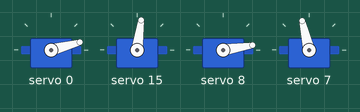
This sketch was run on a simulated Arduino Uno, built with avr-gcc and run on an emulated ATmega328P. Shown: 4 × servo. What the sketch prints to the serial monitor is not drawn.

Above: at 2.15 s.
At 3.2 s:
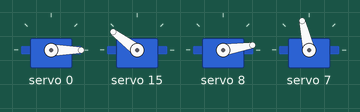
At 4.25 s:
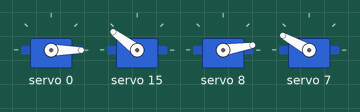
At 5.3 s:
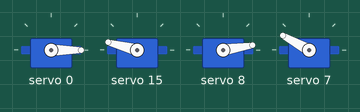
At 6.4 s:
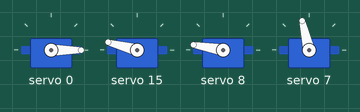
At 10.7 s:
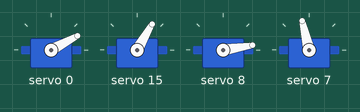
Timing chart, 0 to 13.3 s (numbered marks = the images above):
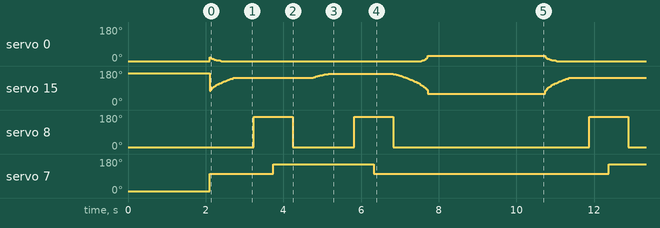

Measured:
- by itself, servo 8: repeats every 8.6 s: 9° 1.6 s, 170° 1.0 s, 9° 5.0 s, 170° 1.0 s
- by itself, servo 7: repeats every 8.6 s: 151° 2.6 s, 103° 6.1 s
- by itself, servo 0: repeats every 8.6 s: 15° 0.02 s, 13° 0.02 s, 11° 0.02 s, 9° 0.02 s, 7° 0.02 s, 6° 0.02 s, 5° 0.02 s, 4° 0.02 s, 3° 0.05 s, 1° 0.02 s, 0° 5.2 s, 1° 0.02 s, 3° 0.02 s, 5° 0.02 s, 7° 0.02 s, 10° 0.02 s, 14° 0.02 s, 18° 0.02 s, 28° 3.0 s, 19° 0.02 s

The sketch:

Servo_Driver_code.ino
```cpp
#include <Wire.h>
#include <Adafruit_PWMServoDriver.h>
#include <math.h>

// ==========================================
// USER CONFIGURATION SECTION
// ==========================================

// 1. ARM LENGTHS
const float L1 = 11.0;
const float L2 = 13.0;

// 2. SERVO CALIBRATION
// Offsets remain same to keep your workspace valid
const int OFFSET_BASE   = 45;
const int OFFSET_ELBOW  = 90;

// 3. PIN DEFINITIONS
const int PIN_BASE    = 0;  // 35kg Digital
const int PIN_ELBOW   = 15; // 35kg Digital
const int PIN_Z_AXIS  = 8;  // MG90s
const int PIN_GRIPPER = 7;  // MG90s

// 4. SERVO SETTINGS
#define SERVO_FREQ 50
#define DIG_MIN 102
#define DIG_MAX 512
#define MG_MIN  130
#define MG_MAX  490

Adafruit_PWMServoDriver pwm = Adafruit_PWMServoDriver();

// Global variables
float currentX = L1 + L2;
float currentY = 0;

void setup() {
  Serial.begin(9600);
  Serial.println("SCARA Robot Initializing...");

  if (L1 == 0 || L2 == 0) {
    while(1);
  }

  pwm.begin();
  pwm.setOscillatorFrequency(27000000);
  pwm.setPWMFreq(SERVO_FREQ);

  delay(100);

  // --- CUSTOM HOME POSITION (0, 240) ---
  Serial.println("Moving to Custom Home (Base:0, Middle:240)...");

  // Directly drive servos to your requested angles
  // This bypasses IK math and forces the physical position
  setServoPulse(PIN_BASE, 0);
  setServoPulse(PIN_ELBOW, 240);
  setServoPulse(PIN_Z_AXIS, 0);  // Pinion Up
  setServoPulse(PIN_GRIPPER, 0); // Gripper Open

  delay(2000); // Wait for it to reach home
}

void loop() {
  Serial.println("Starting Routine...");

  // 1. PICK (X=12, Y=5)
  moveToSmooth(12, 5, 0, false, 20);
  delay(500);

  // Pinion Down
  moveSCARA(12, 5, 170, false);
  delay(500);

  // Grip
  moveSCARA(12, 5, 170, true);
  delay(500);

  // Lift
  moveSCARA(12, 5, 0, true);
  delay(500);

  // 2. PLACE (X=12, Y=-5)
  moveToSmooth(5, -5, 0, true, 20);
  delay(500);

  // Pinion Down
  moveSCARA(5, -5, 170, true);
  delay(500);

  // Release
  moveSCARA(5, -5, 170, false);
  delay(500);

  // Return Home (Optional: You can uncomment the lines below to return to 0,240 after loop)
  /*
  setServoPulse(PIN_BASE, 0);
  setServoPulse(PIN_ELBOW, 240);
  delay(2000);
  */

  // Currently returns to standard math home, you can change this if you want
  moveSCARA(5, -5, 0, false);
  moveToSmooth(L1 + L2, 0, 0, false, 20);

  delay(3000);
}

// ==========================================
// CORE FUNCTIONS
// ==========================================

void moveToSmooth(float targetX, float targetY, int targetZ, bool grip, int speed) {
  float startX = currentX;
  float startY = currentY;

  float dist = sqrt(pow(targetX - startX, 2) + pow(targetY - startY, 2));
  int steps = (int)dist * 2;
  if (steps < 10) steps = 10;

  for (int i = 1; i <= steps; i++) {
    float interpX = startX + (targetX - startX) * (i / (float)steps);
    float interpY = startY + (targetY - startY) * (i / (float)steps);
    moveSCARA(interpX, interpY, targetZ, grip);
    delay(speed);
  }
}

void moveSCARA(float x, float y, int z_angle, bool gripper_closed) {
  float theta1, theta2;

  if (!calculateIK(x, y, theta1, theta2)) {
    Serial.println("Target out of Workspace!");
    return;
  }

  // APPLY OFFSET
  int val_base = theta1 + OFFSET_BASE;
  int val_mid = theta2 + OFFSET_ELBOW;

  // STRICT CONSTRAINTS
  if (val_base < 0) val_base = 0;
  if (val_base > 90) val_base = 90;

  if (val_mid < 90) val_mid = 90;
  if (val_mid > 240) val_mid = 240;

  // Z-Axis limit
  z_angle = constrain(z_angle, 0, 180);

  int gripper_val = gripper_closed ? 150 : 100;
  setServoPulse(PIN_BASE, val_base);
  setServoPulse(PIN_ELBOW, val_mid);
  setServoPulse(PIN_Z_AXIS, z_angle);
  setServoPulse(PIN_GRIPPER, gripper_val);

  currentX = x;
  currentY = y;
}

void setServoPulse(int pin, int angle) {
  int pulse;
  if (pin == PIN_BASE || pin == PIN_ELBOW) {
    angle = constrain(angle, 0, 270);
    pulse = map(angle, 0, 270, DIG_MIN, DIG_MAX);
  } else {
    angle = constrain(angle, 0, 180);
    pulse = map(angle, 0, 180, MG_MIN, MG_MAX);
  }
  pwm.setPWM(pin, 0, pulse);
}

bool calculateIK(float x, float y, float &theta1, float &theta2) {
  float r_sq = x*x + y*y;
  float r = sqrt(r_sq);

  if (r > (L1 + L2) || r < abs(L1 - L2)) return false;

  float cos_angle2 = (r_sq - L1*L1 - L2*L2) / (2 * L1 * L2);
  cos_angle2 = constrain(cos_angle2, -1.0, 1.0);
  float angle2_rad = acos(cos_angle2);

  float phi = atan2(L2 * sin(angle2_rad), L1 + L2 * cos(angle2_rad));
  float base_target_angle = atan2(y, x);

  float angle1_rad = base_target_angle - phi;

  theta1 = angle1_rad * 180.0 / PI;
  theta2 = angle2_rad * 180.0 / PI;

  return true;
}
```
